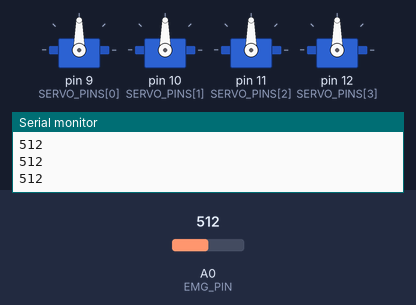
Bench run of a sketch on a simulated Arduino Uno, built with avr-gcc and run on an emulated ATmega328P. Parts: 4 × servo, the last lines printed to the serial monitor. Inputs (shaded band) come from the test bench; at power-on: A0 (EMG_PIN) = 512.

Above: at 1.2 s.
1.3 s: A0 (EMG_PIN) set to 315
2.8 s: A0 (EMG_PIN) set to 287
At 4.0 s:
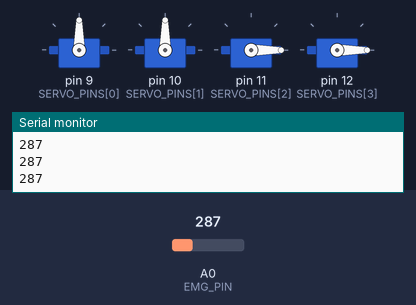
4.3 s: A0 (EMG_PIN) set to 165
5.8 s: A0 (EMG_PIN) set to 142
At 6.8 s:
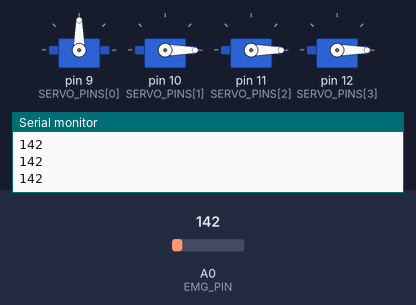
7.3 s: A0 (EMG_PIN) set to 53
8.8 s: A0 (EMG_PIN) set to 45
At 10.2 s:
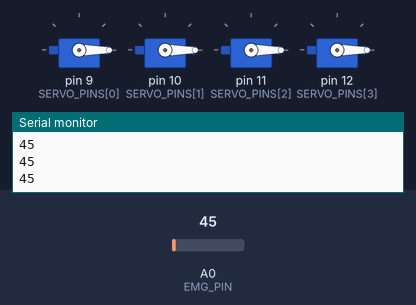
Timing chart, 0 to 11.3 s (numbered marks = the images above; inputs shaded):
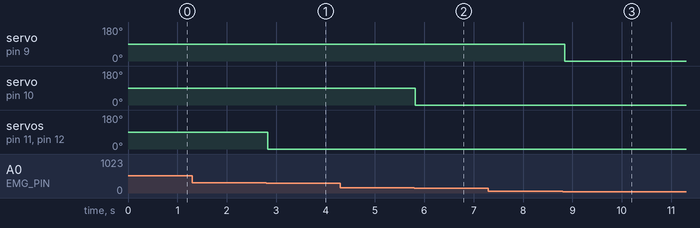

The sketch:

maincode.ino.ino
```cpp
#include <Servo.h>

const int EMG_PIN = A0;
const int NUM_SERVOS = 4;
const int SERVO_PINS[NUM_SERVOS] = {9, 10, 11, 12};
Servo servos[NUM_SERVOS];

const int T_LOW  = 50;
const int T_MID  = 150;
const int T_HIGH = 300;

void setup() {
  Serial.begin(9600);
  for (int i = 0; i < NUM_SERVOS; i++) {
    servos[i].attach(SERVO_PINS[i]);
    servos[i].write(0);
  }
}

void resetServos() {
  for (int i = 0; i < NUM_SERVOS; i++) servos[i].write(0);
}

void loop() {
  int emgValue = analogRead(EMG_PIN);
  Serial.println(emgValue);

  if (emgValue > T_HIGH) {
    for (int i = 0; i < NUM_SERVOS; i++) servos[i].write(90);
  }
  else if (emgValue > T_MID) {
    servos[0].write(90);
    servos[1].write(90);
    servos[2].write(0);
    servos[3].write(0);
  }
  else if (emgValue > T_LOW) {
    servos[0].write(90);
    for (int i = 1; i < NUM_SERVOS; i++) servos[i].write(0);
  }
  else {
    resetServos();
  }

  delay(50);
}
```

Measured:
- the behaviour switches between 301 and 300 on A0 (EMG_PIN) (found by bisection; images 0 and 1)
- the behaviour switches between 151 and 150 on A0 (EMG_PIN) (found by bisection; images 1 and 2)
- the behaviour switches between 51 and 50 on A0 (EMG_PIN) (found by bisection; images 2 and 3)
- after the input at 2.8 s, servo on pin 11 (SERVO_PINS[2]), servo on pin 12 (SERVO_PINS[3]): 90° → 0° at once
- after the input at 5.8 s, servo on pin 10 (SERVO_PINS[1]): 90° → 0° at once
- after the input at 8.8 s, servo on pin 9 (SERVO_PINS[0]): 90° → 0° after 0.05 s
